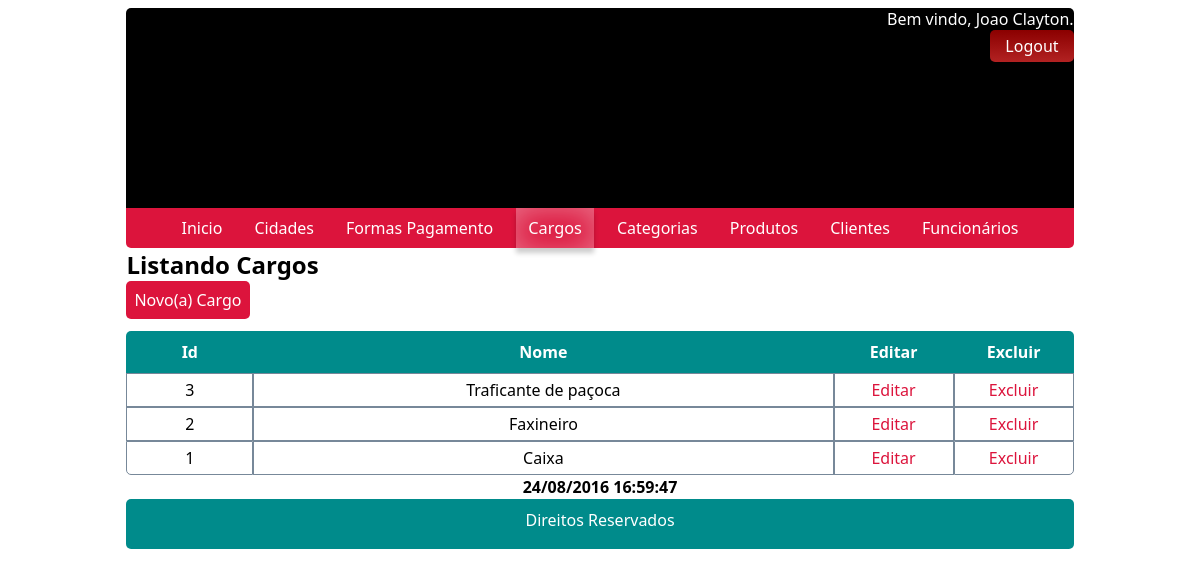
Screenshot of /?pagina=cargos_listar (signed in) with the database file from the repository.
### tables this page shows
CREATE TABLE IF NOT EXISTS cargos (
	id   INT(11)     NOT NULL AUTO_INCREMENT,
	nome VARCHAR(45) NOT NULL,
	PRIMARY KEY (id)
);

### modulos/cargos/listar.php (the view)
<?php
	$sql = "SELECT id, nome FROM cargos ORDER BY id DESC";
	$res = mysqli_query($con, $sql) or die(mysqli_error());
	include "voltar.php"
?>
<table class="listagem" cellspacing='0'>
	<thead>
		<tr>
			<th>Id</th>
			<th>Nome</th>
			<th width="100px">Editar</th>
			<th width="100px">Excluir</th>
		</tr>
	</thead>
	<tbody>
		<?php while($linha = mysqli_fetch_array($res)){ ?>
			<tr>
				<td><?php echo $linha['id']; ?></td>
				<td><?php echo $linha['nome']; ?></td>
				<?php include "botoes_listar.php"?>
			</tr>
		<?php } ?>
	</tbody>
	<tfoot>
		<tr>
			<th colspan="4"><?php echo date('d/m/Y H:i:s'); ?></th>
		</tr>
	</tfoot>
</table>

### botoes_listar.php
<td class="cellE">
	<a href="?pagina=<?= $tipo ?>_editar&id=<?= $linha['id'] ?>">Editar</a>
</td>
<td class="cellD">
	<?php
		if ($tipo == "funcionarios" && $_SESSION['id'] == $linha['id'])
			echo "<a style='cursor: not-allowed !important;'>Excluir</a>";
		else
			echo "<a href='?pagina={$tipo}_excluir&id={$linha['id']}'>Excluir</a>";
	?>
</td>

### css/estilo.css (style rules this page uses)
.listagem { margin-top: 12px; width: 100%; }
.listagem thead tr th { padding: 10px; background: darkcyan; color: white; font-style: normal; }
.listagem thead tr th:first-child { border-top-left-radius: 5px; }
.listagem thead tr th:last-child { border-top-right-radius: 5px; }
.listagem tbody tr td { border: 1px solid lightslategray; text-align: center; padding: 5px; }
.listagem tbody tr:last-child td:first-child { border-bottom-left-radius: 5px; }
.listagem tbody tr:last-child td:last-child { border-bottom-right-radius: 5px; }
.listagem tbody a { text-decoration: none; color: crimson; }
.listagem a { width: 100%; }
.cellE { background: white; transition: 3s; }

### rows the page displays
cargos: id "3", nome "Traficante de paçoca"
cargos: id "2", nome "Faxineiro"
cargos: id "1", nome "Caixa"

### other values shown
$_SESSION['usuar'] "Joao Clayton"
substr($sufx, 0, strlen($sufx) - 1) "Lista"
substr(ucfirst($tipo), 0, strlen($tipo) - 1) "Cargo"
